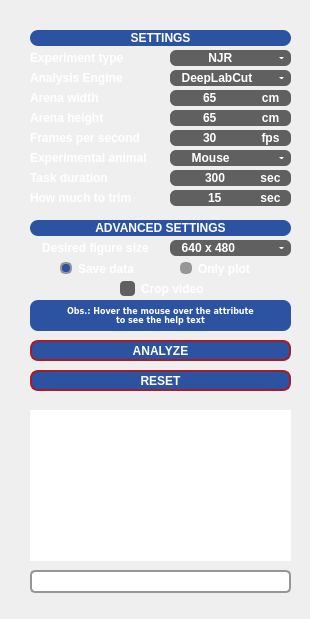
    <widget class="QWidget" name="analysis_tab">
     <attribute name="title">
      <string>ANALYSIS</string>
     </attribute>
     <widget class="QFrame" name="interface_frame">
      <property name="geometry">
       <rect>
        <x>10</x>
        <y>10</y>
        <width>291</width>
        <height>600</height>
       </rect>
      </property>
      <property name="sizePolicy">
       <sizepolicy hsizetype="Preferred" vsizetype="Preferred">
        <horstretch>0</horstretch>
        <verstretch>0</verstretch>
       </sizepolicy>
      </property>
      <property name="maximumSize">
       <size>
        <width>500</width>
        <height>600</height>
       </size>
      </property>
      <property name="styleSheet">
       <string notr="true">QLabel{}QCheckBox{color:#FFFFFF;font:8pt&quot;DejaVu Sans&quot;;font-weight:bold;}QCheckBox::indicator{width:15px;height:15px;background-color:#606060;border-radius:4px;}QCheckBox::indicator:checked{background-color:#A21F27;}</string>
      </property>
      <widget class="QPushButton" name="analysis_button">
       <property name="geometry">
        <rect>
         <x>20</x>
         <y>330</y>
         <width>261</width>
         <height>21</height>
        </rect>
       </property>
       <property name="cursor">
        <cursorShape>PointingHandCursor</cursorShape>
       </property>
       <property name="styleSheet">
        <string notr="true">QPushButton{font:10pt&quot;DejaVu Sans&quot;;font-weight:bold;}QPushButton{border:2px solid #A21F27;border-radius:8px;background-color:#2C53A1;color:#FFFFFF;font:10pt&quot;DejaVu Sans&quot;;font-weight:bold;}QPushButton:pressed{border:2px solid #A21F27;border-radius:8px;background-color:#A21F27;color:#FFFFFF;}</string>
       </property>
       <property name="text">
        <string notr="true">ANALYZE</string>
       </property>
      </widget>
      <widget class="QLabel" name="label_1">
       <property name="geometry">
        <rect>
         <x>20</x>
         <y>20</y>
         <width>261</width>
         <height>16</height>
        </rect>
       </property>
       <property name="styleSheet">
        <string notr="true">QLabel{border:#969696;background-color:#2C53A1;border-radius:8px;color:#FFFFFF;font:7pt&quot;DejaVu Sans&quot;;font-weight:bold;}</string>
       </property>
       <property name="text">
        <string notr="true">SETTINGS</string>
       </property>
       <property name="alignment">
        <set>Qt::AlignCenter</set>
       </property>
      </widget>
      <widget class="QComboBox" name="type_combobox">
       <property name="geometry">
        <rect>
         <x>160</x>
         <y>40</y>
         <width>121</width>
         <height>16</height>
        </rect>
       </property>
       <property name="cursor">
        <cursorShape>PointingHandCursor</cursorShape>
       </property>
       <property name="styleSheet">
        <string notr="true">QComboBox{color:#FFFFFF;font:7pt&quot;DejaVu Sans&quot;;font-weight:bold;background-color:#606060;border:0px;border-radius:6px;}QListView{color:#FFFFFF;font:8pt&quot;Century Gothic&quot;;font-weight:bold;background-color:#969696;border:0px;}QListView{color:#FFFFFF;font:7pt&quot;DejaVu Sans&quot;;font-weight:bold;background-color:#606060;border:0px;border-radius:6px;}QComboBox::drop-down{width:20px;border:5px;}QComboBox::down-arrow{border-left:2px solid none;border-right:2px solid none;border-top:2px solid #FFFFFF;width:0.5px;height:1px;border-radius:2px;}QComboBox::down-arrow:hover{border-left:2px solid none;border-right:2px solid none;border-top:2px solid #A21F27;width:0.5px;height:1px;border-radius:2px;}QAbstractItemView{border:2px solid #969696;selection-background-color:#2C53A1;}</string>
       </property>
       <property name="currentText">
        <string notr="true">          NJR</string>
       </property>
       <property name="currentIndex">
        <number>0</number>
       </property>
       <item>
        <property name="text">
         <string>          NJR</string>
        </property>
       </item>
       <item>
        <property name="text">
         <string>Social Recognition</string>
        </property>
       </item>
       <item>
        <property name="text">
         <string notr="true">      Plus Maze</string>
        </property>
       </item>
       <item>
        <property name="text">
         <string notr="true">      Open Field</string>
        </property>
       </item>
      </widget>
      <widget class="QPushButton" name="clear_button">
       <property name="geometry">
        <rect>
         <x>20</x>
         <y>360</y>
         <width>261</width>
         <height>21</height>
        </rect>
       </property>
       <property name="cursor">
        <cursorShape>PointingHandCursor</cursorShape>
       </property>
       <property name="styleSheet">
        <string notr="true">QPushButton{font:14pt&quot;DejaVu Sans&quot;;font-weight:bold;}QPushButton{border:2px solid #A21F27;border-radius:8px;background-color:#2C53A1;color:#FFFFFF;font:10pt&quot;DejaVu Sans&quot;;font-weight:bold;}QPushButton:pressed{border:2px solid #A21F27;border-radius:8px;background-color:#A21F27;color:#FFFFFF;}</string>
       </property>
       <property name="text">
        <string notr="true">RESET</string>
       </property>
      </widget>
      <widget class="QLineEdit" name="arena_width_lineedit">
       <property name="geometry">
        <rect>
         <x>160</x>
         <y>80</y>
         <width>81</width>
         <height>16</height>
        </rect>
       </property>
       <property name="styleSheet">
        <string notr="true">QLineEdit{border:#969696;background-color:#606060;border-bottom-left-radius:6px;border-top-left-radius:6px;color:#FFFFFF;font:7pt&quot;DejaVu Sans&quot;;font-weight:bold;}</string>
       </property>
       <property name="text">
        <string notr="true">65</string>
       </property>
       <property name="alignment">
        <set>Qt::AlignCenter</set>
       </property>
      </widget>
      <widget class="QLineEdit" name="arena_height_lineedit">
       <property name="geometry">
        <rect>
         <x>160</x>
         <y>100</y>
         <width>81</width>
         <height>16</height>
        </rect>
       </property>
       <property name="styleSheet">
        <string notr="true">QLineEdit{border:#969696;background-color:#606060;border-bottom-left-radius:6px;border-top-left-radius:6px;color:#FFFFFF;font:7pt&quot;DejaVu Sans&quot;;font-weight:bold;}</string>
       </property>
       <property name="text">
        <string notr="true">65</string>
       </property>
       <property name="alignment">
        <set>Qt::AlignCenter</set>
       </property>
      </widget>
      <widget class="QLineEdit" name="frames_per_second_lineedit">
       <property name="geometry">
        <rect>
         <x>160</x>
         <y>120</y>
         <width>81</width>
         <height>16</height>
        </rect>
       </property>
       <property name="styleSheet">
        <string notr="true">QLineEdit{border:#969696;background-color:#606060;border-bottom-left-radius:6px;border-top-left-radius:6px;color:#FFFFFF;font:7pt&quot;DejaVu Sans&quot;;font-weight:bold;}</string>
       </property>
       <property name="text">
        <string notr="true">30</string>
       </property>
       <property name="alignment">
        <set>Qt::AlignCenter</set>
       </property>
      </widget>
      <widget class="QLabel" name="label_2">
       <property name="geometry">
        <rect>
         <x>20</x>
         <y>40</y>
         <width>112</width>
         <height>16</height>
        </rect>
       </property>
       <property name="maximumSize">
        <size>
         <width>114</width>
         <height>16</height>
        </size>
       </property>
       <property name="styleSheet">
        <string notr="true">QLabel{color:#FFFFFF;font:7pt&quot;DejaVu Sans&quot;;font-weight:bold;}</string>
       </property>
       <property name="text">
        <string notr="true">Experiment type</string>
       </property>
       <property name="alignment">
        <set>Qt::AlignLeading|Qt::AlignLeft|Qt::AlignVCenter</set>
       </property>
      </widget>
      <widget class="QLabel" name="label_3">
       <property name="geometry">
        <rect>
         <x>20</x>
         <y>80</y>
         <width>114</width>
         <height>16</height>
        </rect>
       </property>
       <property name="maximumSize">
        <size>
         <width>114</width>
         <height>16</height>
        </size>
       </property>
       <property name="styleSheet">
        <string notr="true">QLabel{color:#FFFFFF;font:7pt&quot;DejaVu Sans&quot;;font-weight:bold;}</string>
       </property>
       <property name="text">
        <string notr="true">Arena width</string>
       </property>
       <property name="alignment">
        <set>Qt::AlignLeading|Qt::AlignLeft|Qt::AlignVCenter</set>
       </property>
      </widget>
      <widget class="QLabel" name="label_4">
       <property name="geometry">
        <rect>
         <x>20</x>
         <y>100</y>
         <width>114</width>
         <height>16</height>
        </rect>
       </property>
       <property name="maximumSize">
        <size>
         <width>114</width>
         <height>16</height>
        </size>
       </property>
       <property name="styleSheet">
        <string notr="true">QLabel{color:#FFFFFF;font:7pt&quot;DejaVu Sans&quot;;font-weight:bold;}</string>
       </property>
       <property name="text">
        <string notr="true">Arena height</string>
       </property>
       <property name="alignment">
        <set>Qt::AlignLeading|Qt::AlignLeft|Qt::AlignVCenter</set>
       </property>
      </widget>
      <widget class="QLabel" name="label_5">
       <property name="geometry">
        <rect>
         <x>20</x>
         <y>120</y>
         <width>131</width>
         <height>16</height>
        </rect>
       </property>
       <property name="styleSheet">
        <string notr="true">QLabel{color:#FFFFFF;font:7pt&quot;DejaVu Sans&quot;;font-weight:bold;}</string>
       </property>
       <property name="text">
        <string notr="true">Frames per second</string>
       </property>
       <property name="alignment">
        <set>Qt::AlignLeading|Qt::AlignLeft|Qt::AlignVCenter</set>
       </property>
      </widget>
      <widget class="QLabel" name="label_6">
       <property name="geometry">
        <rect>
         <x>240</x>
         <y>80</y>
         <width>41</width>
         <height>16</height>
        </rect>
       </property>
       <property name="styleSheet">
        <string notr="true">QLabel{border:#969696;background-color:#606060;border-bottom-right-radius:6px;border-top-right-radius:6px;color:#FFFFFF;font:7pt&quot;DejaVu Sans&quot;;font-weight:bold;}</string>
       </property>
       <property name="text">
        <string notr="true">cm</string>
       </property>
       <property name="alignment">
        <set>Qt::AlignCenter</set>
       </property>
      </widget>
      <widget class="QLabel" name="label_7">
       <property name="geometry">
        <rect>
         <x>240</x>
         <y>100</y>
         <width>41</width>
         <height>16</height>
        </rect>
       </property>
       <property name="styleSheet">
        <string notr="true">QLabel{border:#969696;background-color:#606060;border-bottom-right-radius:6px;border-top-right-radius:6px;color:#FFFFFF;font:7pt&quot;DejaVu Sans&quot;;font-weight:bold;}</string>
       </property>
       <property name="text">
        <string notr="true">cm</string>
       </property>
       <property name="alignment">
        <set>Qt::AlignCenter</set>
       </property>
      </widget>
      <widget class="QLabel" name="label_8">
       <property name="geometry">
        <rect>
         <x>240</x>
         <y>120</y>
         <width>41</width>
         <height>16</height>
        </rect>
       </property>
       <property name="styleSheet">
        <string notr="true">QLabel{border:#969696;background-color:#606060;border-bottom-right-radius:6px;border-top-right-radius:6px;color:#FFFFFF;font:7pt&quot;DejaVu Sans&quot;;font-weight:bold;}</string>
       </property>
       <property name="text">
        <string notr="true">fps</string>
       </property>
       <property name="alignment">
        <set>Qt::AlignCenter</set>
       </property>
      </widget>
      <widget class="QLabel" name="label_10">
       <property name="geometry">
        <rect>
         <x>20</x>
         <y>140</y>
         <width>131</width>
         <height>16</height>
        </rect>
       </property>
       <property name="toolTip">
        <string>&lt;html&gt;&lt;head/&gt;&lt;body&gt;&lt;p&gt;&lt;span style=&quot; font-size:8pt; font-weight:400;&quot;&gt;Select the experimental animal used.&lt;/span&gt;&lt;/p&gt;&lt;p align=&quot;justify&quot;&gt;&lt;span style=&quot; font-size:8pt; font-weight:400; font-style:italic;&quot;&gt;Currently the calculations are being made considering these animals:&lt;br/&gt;Mouse = C57BL/6&lt;br/&gt;Rat = Wistar&lt;/span&gt;&lt;/p&gt;&lt;/body&gt;&lt;/html&gt;</string>
       </property>
       <property name="styleSheet">
        <string notr="true">QLabel{color:#FFFFFF;font:7pt&quot;DejaVu Sans&quot;;font-weight:bold;}</string>
       </property>
       <property name="text">
        <string notr="true">Experimental animal</string>
       </property>
       <property name="alignment">
        <set>Qt::AlignLeading|Qt::AlignLeft|Qt::AlignVCenter</set>
       </property>
      </widget>
      <widget class="QTextEdit" name="resume_lineedit">
       <property name="geometry">
        <rect>
         <x>20</x>
         <y>400</y>
         <width>261</width>
         <height>151</height>
        </rect>
       </property>
       <property name="styleSheet">
        <string notr="true">QTextEdit{color:#FFFFFF;font:5pt&quot;DejaVu Sans&quot;;font-weight:bold}
QScrollBar:horizontal {
    background-color: #353535;
    height: 10px;
}

QScrollBar::handle:horizontal {
    background-color: #2C53A1;
    min-width: 20px;
}

QScrollBar::add-page:horizontal,
QScrollBar::sub-page:horizontal {
    background-color: #353535;
}

QScrollBar:vertical {
    background-color: #353535;
    width: 10px;
}

QScrollBar::handle:vertical {
    background-color: #2C53A1;
    min-height: 20px;
}

QScrollBar::add-page:vertical,
QScrollBar::sub-page:vertical {
    background-color: #353535;
}</string>
       </property>
       <property name="frameShape">
        <enum>QFrame::NoFrame</enum>
       </property>
       <property name="frameShadow">
        <enum>QFrame::Plain</enum>
       </property>
       <property name="readOnly">
        <bool>true</bool>
       </property>
      </widget>
      <widget class="QProgressBar" name="progress_bar">
       <property name="geometry">
        <rect>
         <x>20</x>
         <y>560</y>
         <width>261</width>
         <height>23</height>
        </rect>
       </property>
       <property name="styleSheet">
        <string notr="true">QProgressBar { border: 2px solid #969696;border-radius:5px;text-align:center;color:#FFFFFF;font:10pt&quot;DejaVu Sans&quot;;font-weight:bold;}QProgressBar::chunk{background-color:#2C53A1;width:20px;}
</string>
       </property>
       <property name="value">
        <number>0</number>
       </property>
      </widget>
      <widget class="QComboBox" name="animal_combobox">
       <property name="geometry">
        <rect>
         <x>160</x>
         <y>140</y>
         <width>121</width>
         <height>16</height>
        </rect>
       </property>
       <property name="cursor">
        <cursorShape>PointingHandCursor</cursorShape>
       </property>
       <property name="toolTip">
        <string>&lt;html&gt;&lt;head/&gt;&lt;body&gt;&lt;p&gt;&lt;span style=&quot; font-size:8pt; font-weight:400;&quot;&gt;Select the experimental animal used.&lt;/span&gt;&lt;/p&gt;&lt;p align=&quot;justify&quot;&gt;&lt;span style=&quot; font-size:8pt; font-weight:400; font-style:italic;&quot;&gt;Currently the calculations are being made considering these animals:&lt;br/&gt;Mouse = C57BL/6&lt;br/&gt;Rat = Wistar&lt;/span&gt;&lt;/p&gt;&lt;/body&gt;&lt;/html&gt;</string>
       </property>
       <property name="styleSheet">
        <string notr="true">QComboBox{color:#FFFFFF;font:7pt&quot;DejaVu Sans&quot;;font-weight:bold;background-color:#606060;border:0px;border-radius:6px;}QListView{color:#FFFFFF;font:8pt&quot;Century Gothic&quot;;font-weight:bold;background-color:#969696;border:0px;}QListView{color:#FFFFFF;font:7pt&quot;DejaVu Sans&quot;;font-weight:bold;background-color:#606060;border:0px;border-radius:6px;}QComboBox::drop-down{width:20px;border:5px;}QComboBox::down-arrow{border-left:2px solid none;border-right:2px solid none;border-top:2px solid #FFFFFF;width:0.5px;height:1px;border-radius:2px;}QComboBox::down-arrow:hover{border-left:2px solid none;border-right:2px solid none;border-top:2px solid #A21F27;width:0.5px;height:1px;border-radius:2px;}QAbstractItemView{border:2px solid #969696;selection-background-color:#2C53A1;}</string>
       </property>
       <property name="currentText">
        <string notr="true">     Mouse</string>
       </property>
       <property name="currentIndex">
        <number>0</number>
       </property>
       <item>
        <property name="text">
         <string notr="true">     Mouse</string>
        </property>
       </item>
       <item>
        <property name="text">
         <string notr="true">        Rat</string>
        </property>
       </item>
      </widget>
      <widget class="QLabel" name="label_12">
       <property name="geometry">
        <rect>
         <x>20</x>
         <y>230</y>
         <width>131</width>
         <height>16</height>
        </rect>
       </property>
       <property name="toolTip">
        <string>&lt;html&gt;&lt;head/&gt;&lt;body&gt;&lt;p&gt;&lt;span style=&quot; font-size:8pt; font-weight:400;&quot;&gt;Set the maximum resolution for the resulting figures computed.&lt;/span&gt;&lt;/p&gt;&lt;p&gt;&lt;span style=&quot; font-size:8pt; font-weight:400; font-style:italic;&quot;&gt;Note that, to maintain aspect ratio of the original file, the final resolution might have &amp;quot;uncommon&amp;quot; sizes and might not match 1:1 the maximum resolution set (if the original image also had &amp;quot;uncommon&amp;quot; resolution).&lt;/span&gt;&lt;/p&gt;&lt;/body&gt;&lt;/html&gt;</string>
       </property>
       <property name="styleSheet">
        <string notr="true">QLabel{color:#FFFFFF;font:7pt&quot;DejaVu Sans&quot;;font-weight:bold;}</string>
       </property>
       <property name="text">
        <string notr="true">Desired figure size</string>
       </property>
       <property name="alignment">
        <set>Qt::AlignCenter</set>
       </property>
      </widget>
      <widget class="QComboBox" name="fig_max_size">
       <property name="geometry">
        <rect>
         <x>160</x>
         <y>230</y>
         <width>121</width>
         <height>16</height>
        </rect>
       </property>
       <property name="sizePolicy">
        <sizepolicy hsizetype="Maximum" vsizetype="Maximum">
         <horstretch>0</horstretch>
         <verstretch>0</verstretch>
        </sizepolicy>
       </property>
       <property name="cursor">
        <cursorShape>PointingHandCursor</cursorShape>
       </property>
       <property name="toolTip">
        <string>&lt;html&gt;&lt;head/&gt;&lt;body&gt;&lt;p&gt;&lt;span style=&quot; font-size:8pt; font-weight:400;&quot;&gt;Set the maximum resolution for the resulting figures computed.&lt;/span&gt;&lt;/p&gt;&lt;p&gt;&lt;span style=&quot; font-size:8pt; font-weight:400; font-style:italic;&quot;&gt;Note that, to maintain aspect ratio of the original file, the final resolution might have &amp;quot;uncommon&amp;quot; sizes and might not match 1:1 the maximum resolution set (if the original image also had &amp;quot;uncommon&amp;quot; resolution).&lt;/span&gt;&lt;/p&gt;&lt;/body&gt;&lt;/html&gt;</string>
       </property>
       <property name="autoFillBackground">
        <bool>false</bool>
       </property>
       <property name="styleSheet">
        <string notr="true">QComboBox{color:#FFFFFF;font:7pt&quot;DejaVu Sans&quot;;font-weight:bold;background-color:#606060;border:0px;border-radius:6px;}QListView{color:#FFFFFF;font:8pt&quot;Century Gothic&quot;;font-weight:bold;background-color:#969696;border:0px;}QListView{color:#FFFFFF;font:7pt&quot;DejaVu Sans&quot;;font-weight:bold;background-color:#606060;border:0px;border-radius:6px;}QComboBox::drop-down{width:20px;border:5px;}QComboBox::down-arrow{border-left:2px solid none;border-right:2px solid none;border-top:2px solid #FFFFFF;width:0.5px;height:1px;border-radius:2px;}QComboBox::down-arrow:hover{border-left:2px solid none;border-right:2px solid none;border-top:2px solid #A21F27;width:0.5px;height:1px;border-radius:2px;}QAbstractItemView{border:2px solid #969696;selection-background-color:#2C53A1;}</string>
       </property>
       <property name="currentText">
        <string notr="true">  640 x 480</string>
       </property>
       <property name="currentIndex">
        <number>0</number>
       </property>
       <property name="sizeAdjustPolicy">
        <enum>QComboBox::AdjustToContentsOnFirstShow</enum>
       </property>
       <item>
        <property name="text">
         <string>  640 x 480</string>
        </property>
       </item>
       <item>
        <property name="text">
         <string notr="true"> 1280 x 720</string>
        </property>
       </item>
       <item>
        <property name="text">
         <string>1920 x 1080</string>
        </property>
       </item>
       <item>
        <property name="text">
         <string>2560 x 1440</string>
        </property>
       </item>
      </widget>
      <widget class="QLabel" name="label_13">
       <property name="geometry">
        <rect>
         <x>20</x>
         <y>290</y>
         <width>261</width>
         <height>31</height>
        </rect>
       </property>
       <property name="font">
        <font>
         <family>DejaVu Sans</family>
         <pointsize>6</pointsize>
         <weight>75</weight>
         <italic>false</italic>
         <bold>true</bold>
        </font>
       </property>
       <property name="styleSheet">
        <string notr="true">QLabel{border:#969696;background-color:#2C53A1;border-radius:8px;color:#FFFFFF;font:6pt&quot;DejaVu Sans&quot;;font-weight:bold;}</string>
       </property>
       <property name="text">
        <string notr="true">Obs.: Hover the mouse over the attribute
to see the help text</string>
       </property>
       <property name="alignment">
        <set>Qt::AlignCenter</set>
       </property>
      </widget>
      <widget class="QRadioButton" name="save_button">
       <property name="geometry">
        <rect>
         <x>50</x>
         <y>250</y>
         <width>91</width>
         <height>17</height>
        </rect>
       </property>
       <property name="styleSheet">
        <string notr="true">QRadioButton{color:#FFFFFF;font:7pt&quot;DejaVu Sans&quot;;font-weight:bold;}QRadioButton::indicator::checked{border:2px solid #969696;border-radius:5px;background-color:#2C53A1;width:8px;height:8px;}QRadioButton::indicator::unchecked{border:2px solid #969696;border-radius:5px;background-color:#969696;width:8px;height:8px;}</string>
       </property>
       <property name="text">
        <string>Save data</string>
       </property>
       <property name="checked">
        <bool>true</bool>
       </property>
       <property name="autoExclusive">
        <bool>true</bool>
       </property>
      </widget>
      <widget class="QRadioButton" name="only_plot_button">
       <property name="geometry">
        <rect>
         <x>170</x>
         <y>250</y>
         <width>81</width>
         <height>17</height>
        </rect>
       </property>
       <property name="styleSheet">
        <string notr="true">QRadioButton{color:#FFFFFF;font:7pt&quot;DejaVu Sans&quot;;font-weight:bold;}QRadioButton::indicator::checked{border:2px solid #969696;border-radius:5px;background-color:#2C53A1;width:8px;height:8px;}QRadioButton::indicator::unchecked{border:2px solid #969696;border-radius:5px;background-color:#969696;width:8px;height:8px;}</string>
       </property>
       <property name="text">
        <string>Only plot</string>
       </property>
       <property name="checked">
        <bool>false</bool>
       </property>
      </widget>
      <widget class="QLabel" name="label_14">
       <property name="geometry">
        <rect>
         <x>20</x>
         <y>210</y>
         <width>261</width>
         <height>16</height>
        </rect>
       </property>
       <property name="styleSheet">
        <string notr="true">QLabel{border:#969696;background-color:#2C53A1;border-radius:8px;color:#FFFFFF;font:7pt&quot;DejaVu Sans&quot;;font-weight:bold;}</string>
       </property>
       <property name="text">
        <string notr="true">ADVANCED SETTINGS</string>
       </property>
       <property name="alignment">
        <set>Qt::AlignCenter</set>
       </property>
      </widget>
      <widget class="QComboBox" name="algo_type_combobox">
       <property name="geometry">
        <rect>
         <x>160</x>
         <y>60</y>
         <width>121</width>
         <height>16</height>
        </rect>
       </property>
       <property name="cursor">
        <cursorShape>PointingHandCursor</cursorShape>
       </property>
       <property name="styleSheet">
        <string notr="true">QComboBox{color:#FFFFFF;font:7pt&quot;DejaVu Sans&quot;;font-weight:bold;background-color:#606060;border:0px;border-radius:6px;}QListView{color:#FFFFFF;font:8pt&quot;Century Gothic&quot;;font-weight:bold;background-color:#969696;border:0px;}QListView{color:#FFFFFF;font:7pt&quot;DejaVu Sans&quot;;font-weight:bold;background-color:#606060;border:0px;border-radius:6px;}QComboBox::drop-down{width:20px;border:5px;}QComboBox::down-arrow{border-left:2px solid none;border-right:2px solid none;border-top:2px solid #FFFFFF;width:0.5px;height:1px;border-radius:2px;}QComboBox::down-arrow:hover{border-left:2px solid none;border-right:2px solid none;border-top:2px solid #A21F27;width:0.5px;height:1px;border-radius:2px;}QAbstractItemView{border:2px solid #969696;selection-background-color:#2C53A1;}</string>
       </property>
       <property name="currentText">
        <string notr="true">  DeepLabCut</string>
       </property>
       <property name="currentIndex">
        <number>0</number>
       </property>
       <item>
        <property name="text">
         <string notr="true">  DeepLabCut</string>
        </property>
       </item>
       <item>
        <property name="text">
         <string notr="true">      Bonsai</string>
        </property>
       </item>
      </widget>
      <widget class="QLabel" name="label_9">
       <property name="geometry">
        <rect>
         <x>20</x>
         <y>60</y>
         <width>112</width>
         <height>16</height>
        </rect>
       </property>
       <property name="maximumSize">
        <size>
         <width>114</width>
         <height>16</height>
        </size>
       </property>
       <property name="styleSheet">
        <string notr="true">QLabel{color:#FFFFFF;font:7pt&quot;DejaVu Sans&quot;;font-weight:bold;}</string>
       </property>
       <property name="text">
        <string notr="true">Analysis Engine</string>
       </property>
       <property name="alignment">
        <set>Qt::AlignLeading|Qt::AlignLeft|Qt::AlignVCenter</set>
       </property>
      </widget>
      <widget class="QLabel" name="label_11">
       <property name="geometry">
        <rect>
         <x>20</x>
         <y>160</y>
         <width>114</width>
         <height>16</height>
        </rect>
       </property>
       <property name="maximumSize">
        <size>
         <width>114</width>
         <height>16</height>
        </size>
       </property>
       <property name="styleSheet">
        <string notr="true">QLabel{color:#FFFFFF;font:7pt&quot;DejaVu Sans&quot;;font-weight:bold;}</string>
       </property>
       <property name="text">
        <string notr="true">Task duration</string>
       </property>
       <property name="alignment">
        <set>Qt::AlignLeading|Qt::AlignLeft|Qt::AlignVCenter</set>
       </property>
      </widget>
      <widget class="QLineEdit" name="crop_video_lineedit">
       <property name="geometry">
        <rect>
         <x>160</x>
         <y>160</y>
         <width>91</width>
         <height>16</height>
        </rect>
       </property>
       <property name="styleSheet">
        <string notr="true">QLineEdit{border:#969696;background-color:#606060;border-bottom-left-radius:6px;border-top-left-radius:6px;color:#FFFFFF;font:7pt&quot;DejaVu Sans&quot;;font-weight:bold;border-bottom-right-radius:6px;border-top-right-radius:6px}</string>
       </property>
       <property name="text">
        <string notr="true">300</string>
       </property>
       <property name="alignment">
        <set>Qt::AlignCenter</set>
       </property>
      </widget>
      <widget class="QCheckBox" name="crop_video_checkbox">
       <property name="geometry">
        <rect>
         <x>110</x>
         <y>270</y>
         <width>88</width>
         <height>17</height>
        </rect>
       </property>
       <property name="text">
        <string>Crop video</string>
       </property>
      </widget>
      <widget class="QLineEdit" name="crop_video_time_lineedit">
       <property name="geometry">
        <rect>
         <x>160</x>
         <y>180</y>
         <width>91</width>
         <height>16</height>
        </rect>
       </property>
       <property name="styleSheet">
        <string notr="true">QLineEdit{border:#969696;background-color:#606060;border-bottom-left-radius:6px;border-top-left-radius:6px;color:#FFFFFF;font:7pt&quot;DejaVu Sans&quot;;font-weight:bold;border-bottom-right-radius:6px;border-top-right-radius:6px}</string>
       </property>
       <property name="text">
        <string notr="true">15</string>
       </property>
       <property name="alignment">
        <set>Qt::AlignCenter</set>
       </property>
      </widget>
      <widget class="QLabel" name="label_15">
       <property name="geometry">
        <rect>
         <x>20</x>
         <y>180</y>
         <width>114</width>
         <height>16</height>
        </rect>
       </property>
       <property name="maximumSize">
        <size>
         <width>114</width>
         <height>16</height>
        </size>
       </property>
       <property name="styleSheet">
        <string notr="true">QLabel{color:#FFFFFF;font:7pt&quot;DejaVu Sans&quot;;font-weight:bold;}</string>
       </property>
       <property name="text">
        <string notr="true">How much to trim</string>
       </property>
       <property name="alignment">
        <set>Qt::AlignLeading|Qt::AlignLeft|Qt::AlignVCenter</set>
       </property>
      </widget>
      <widget class="QLabel" name="label_16">
       <property name="geometry">
        <rect>
         <x>240</x>
         <y>180</y>
         <width>41</width>
         <height>16</height>
        </rect>
       </property>
       <property name="styleSheet">
        <string notr="true">QLabel{border:#969696;background-color:#606060;border-bottom-right-radius:6px;border-top-right-radius:6px;color:#FFFFFF;font:7pt&quot;DejaVu Sans&quot;;font-weight:bold;}</string>
       </property>
       <property name="text">
        <string notr="true">sec</string>
       </property>
       <property name="alignment">
        <set>Qt::AlignCenter</set>
       </property>
      </widget>
      <widget class="QLabel" name="label_17">
       <property name="geometry">
        <rect>
         <x>240</x>
         <y>160</y>
         <width>41</width>
         <height>16</height>
        </rect>
       </property>
       <property name="styleSheet">
        <string notr="true">QLabel{border:#969696;background-color:#606060;border-bottom-right-radius:6px;border-top-right-radius:6px;color:#FFFFFF;font:7pt&quot;DejaVu Sans&quot;;font-weight:bold;}</string>
       </property>
       <property name="text">
        <string notr="true">sec</string>
       </property>
       <property name="alignment">
        <set>Qt::AlignCenter</set>
       </property>
      </widget>
     </widget>
    </widget>
